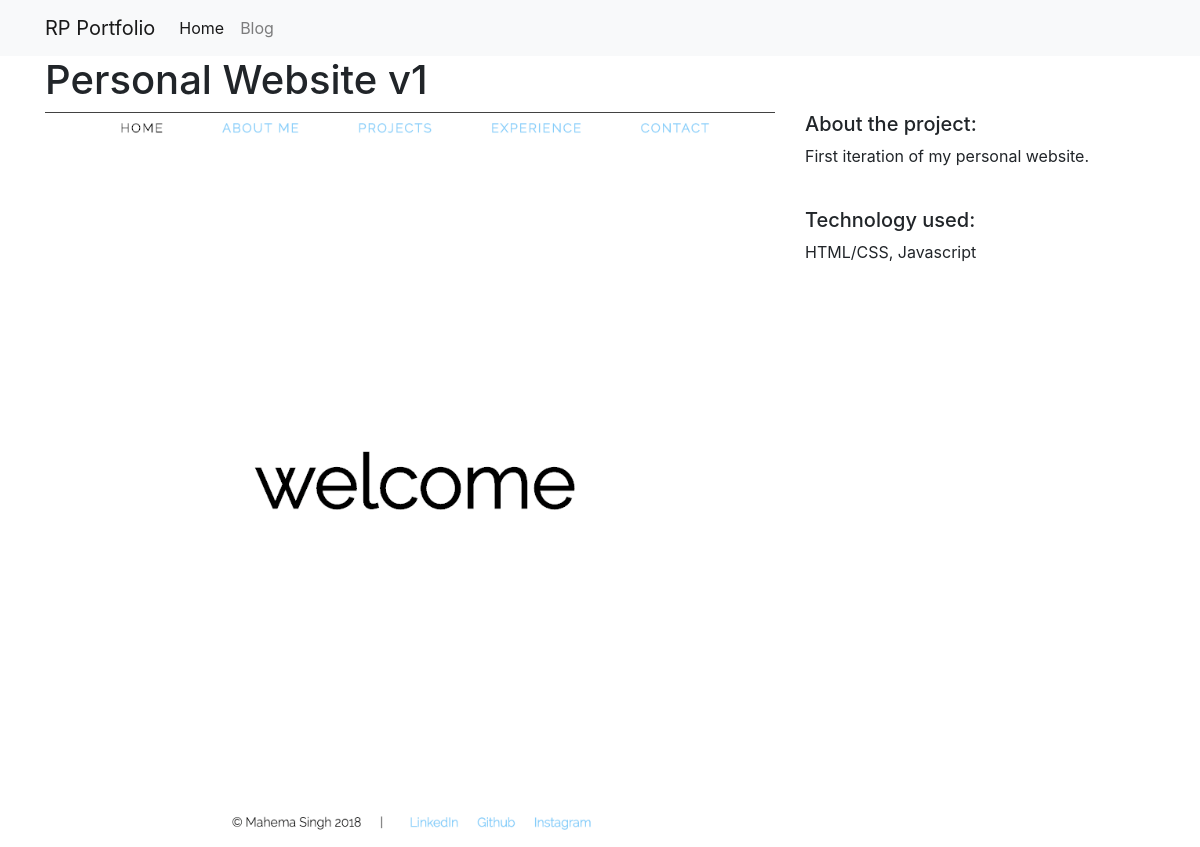
/projects/1/, run on the app's committed database.
### projects/models.py (models this page shows)
class Project (models.Model):
  title = models.CharField(max_length=100)
  description = models.TextField()
  technology = models.CharField(max_length=20)
  image = models.FilePathField(path="/img")

### projects/views.py (the view)
# urls.py: path("<int:pk>/", views.project_detail, name = "project_detail"),
def project_detail(request, pk):
  project = Project.objects.get(pk=pk)
  context = {
    "project": project
  }
  return render(request, 'project_detail.html', context)

### projects/templates/project_detail.html
{% extends "base.html" %}
{% load static %}
{% block page_content %}
<h1>{{ project.title }}</h1>
<div class="row">
  <div class="col-md-8">
    <img src="{% static project.image %}" alt="" width="100%">
  </div>
  <div class="col-md-4">
    <h5>About the project:</h5>
    <p>{{ project.description }}</p>
    <br>
    <h5>Technology used:</h5>
    <p>{{ project.technology }}</p>
  </div>
</div>
{% endblock %}

### data on the page
Project: title "Personal Website v1", image (picture), description "First iteration of my personal website.", technology "HTML/CSS, Javascript"
